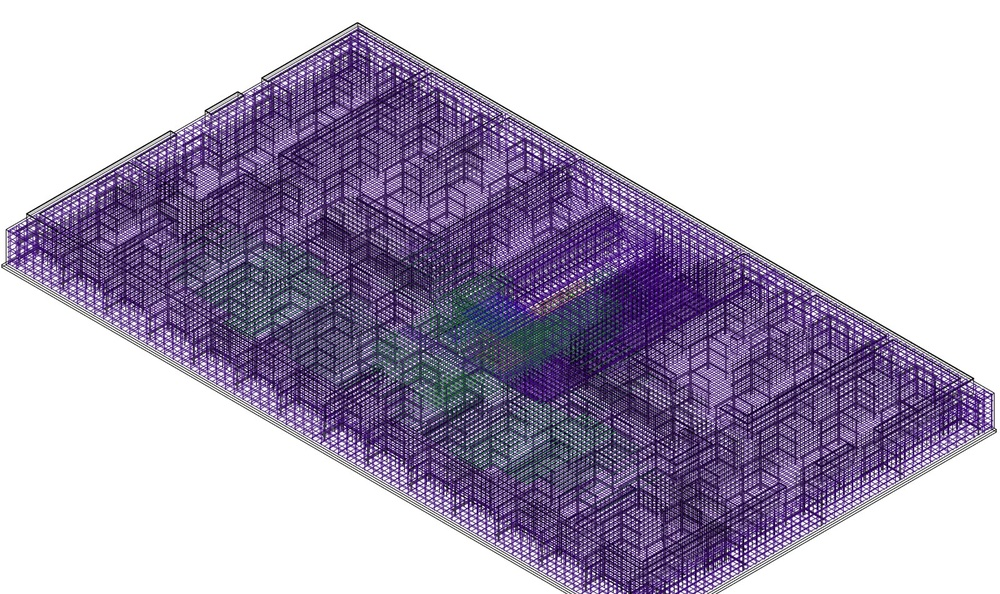
#> input picture obsidian/19_BI Group/_суреттер/S05_3D_Фм-1_арматура_бүкіл.jpg, 1000 x 594 px, shrunk from 1600 x 950 before the run
$ python tfind.py '../../obsidian/19_BI Group/_суреттер/S05_3D_Фм-1_арматура_бүкіл.jpg'
#> lines starting #> are read from the running program, lines starting #| are printed output that depends on the picture; after the words box and inside, x2 and y2 are one past the last pixel; in counts of white or black regions, pixels touching at a corner belong together
import sys
sys.stdout.reconfigure(encoding='utf-8')
from PIL import Image
import numpy as np
p = sys.argv[1]
a = np.asarray(Image.open(p).convert("L")) < 160
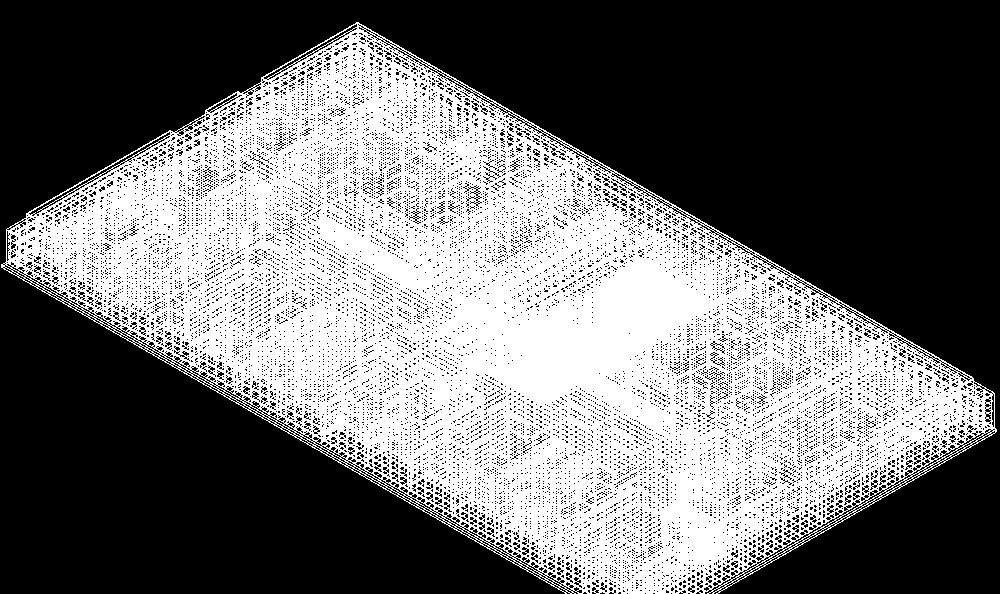
#> a: shape (594, 1000) bool; 43.3% white; 1 white region, box (x1, y1, x2, y2) and area: (1, 22, 997, 594) 256958
H, W = a.shape
#> H = 594; W = 1000
# find horizontal line segments longer than 300px
res = []
for y in range(H):
    row = a[y]
    # run-lengths
    x = 0
    while x < W:
        if row[x]:
            s = x
            while x < W and row[x]: x += 1
            if x - s > 300: res.append((y, s, x))
        else:
            x += 1
#> after the loop, res = [(327, 430, 731)]
# group by y-adjacent
groups = []
for r in res:
    if groups and r[0] - groups[-1][-1][0] <= 2 and abs(r[1]-groups[-1][-1][1])<10:
        groups[-1].append(r)
    else:
        groups.append([r])
#> this loop made 1 pass
#> after the loop, groups = [[(327, 430, 731)]]
for g in groups:
    print("y%d-%d x%d-%d" % (g[0][0], g[-1][0], g[0][1], g[0][2]))
#> this loop made 1 pass
#| y327-327 x430-731

$ run again, on obsidian/19_BI Group/_суреттер/S03_л10_узлы_стыковки_B25.png
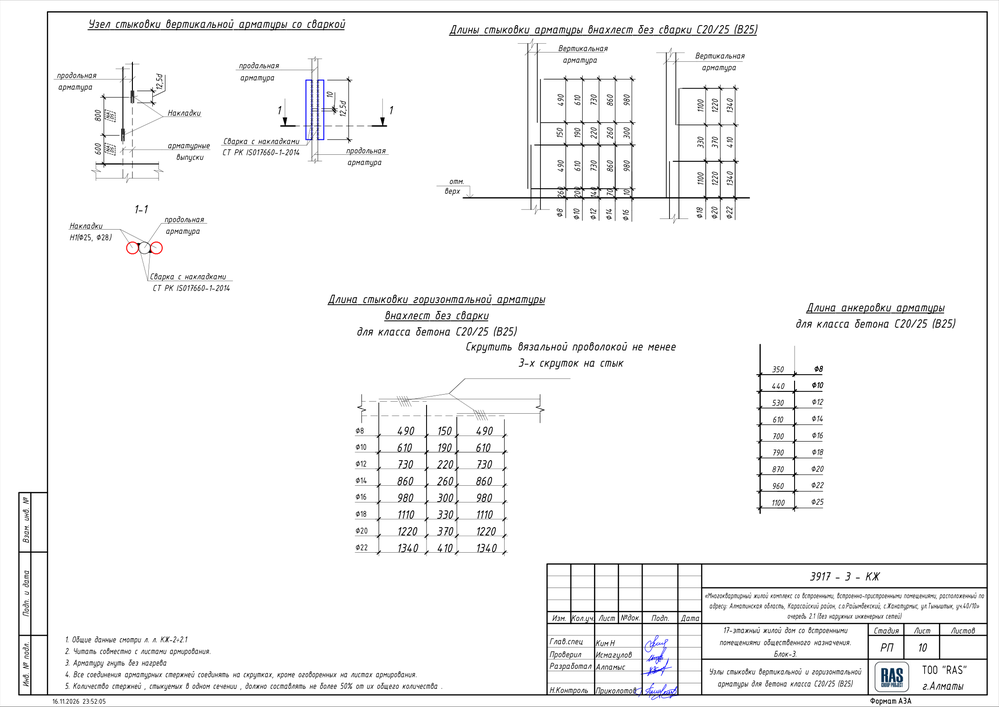
#> input picture obsidian/19_BI Group/_суреттер/S03_л10_узлы_стыковки_B25.png, 999 x 707 px, shrunk from 2150 x 1521 before the run
#> `a = np.asarray(Image.open(p).convert("L")) < 160`:
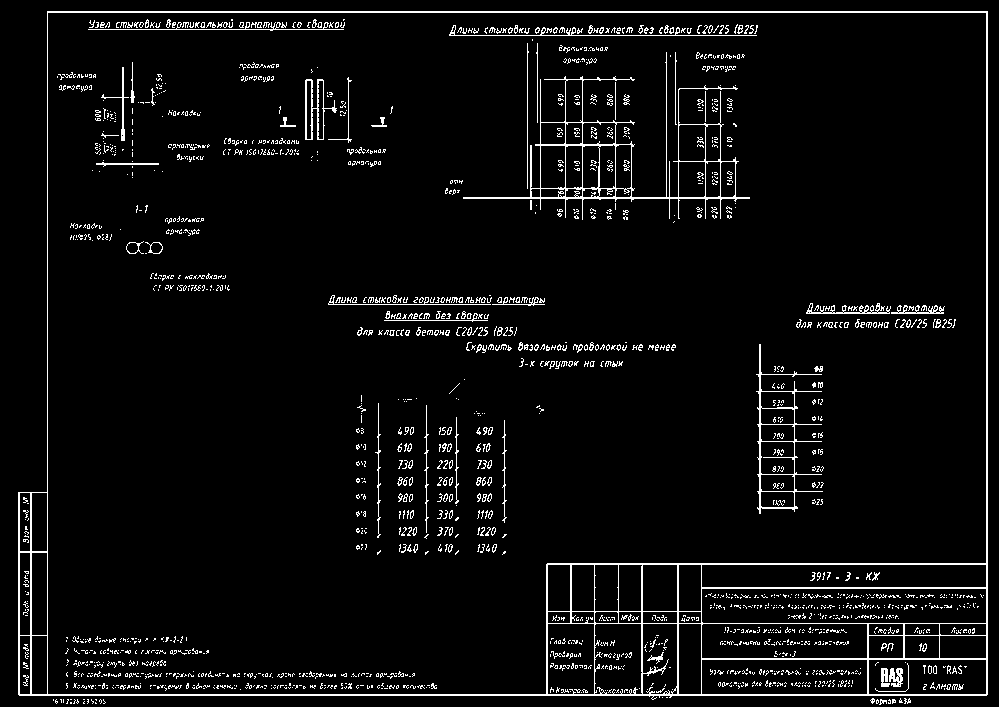
#> a: shape (707, 999) bool; 4.8% white in thin lines or dots
#> after the loop `for y in range(H):`: res = [(11, 47, 988), (12, 47, 988), (35, 449, 757), (563, 547, 988), (564, 546, 988), (623, 546, 988), (694, 18, 988), (695, 19, 987)]
#> the loop `for r in res:` made 8 passes
#> after the loop `for r in res:`: groups = [[(11, 47, 988), (12, 47, 988)], [(35, 449, 757)], [(563, 547, 988), (564, 546, 988)], [(623, 546, 988)], [(694, 18, 988), (695, 19, 987)]]
#> the loop `for g in groups:` made 5 passes
#> g on passes 1 to 5: [(11, 47, 988), (12, 47, 988)], [(35, 449, 757)], [(563, 547, 988), (564, 546, 988)], [(623, 546, 988)], [(694, 18, 988), (695, 19, 987)]
#> (printed output is left out)

$ run again, on obsidian/19_BI Group/_суреттер/S03_л12_выпуски_СЖм-1.png
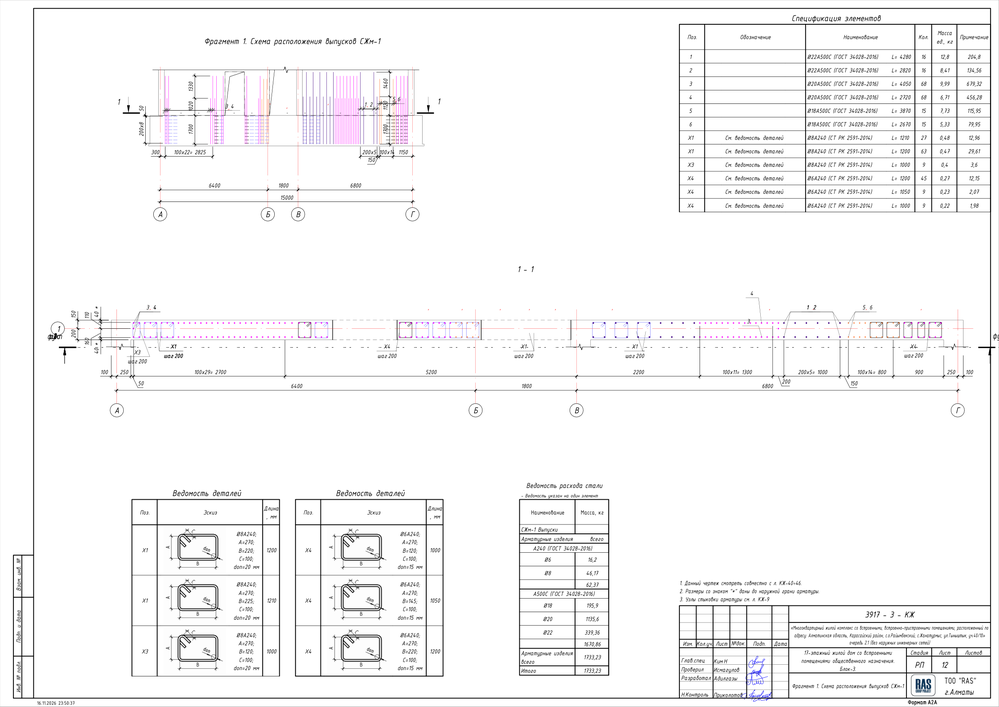
#> input picture obsidian/19_BI Group/_суреттер/S03_л12_выпуски_СЖм-1.png, 999 x 707 px, shrunk from 2222 x 1572 before the run
#> `a = np.asarray(Image.open(p).convert("L")) < 160`:
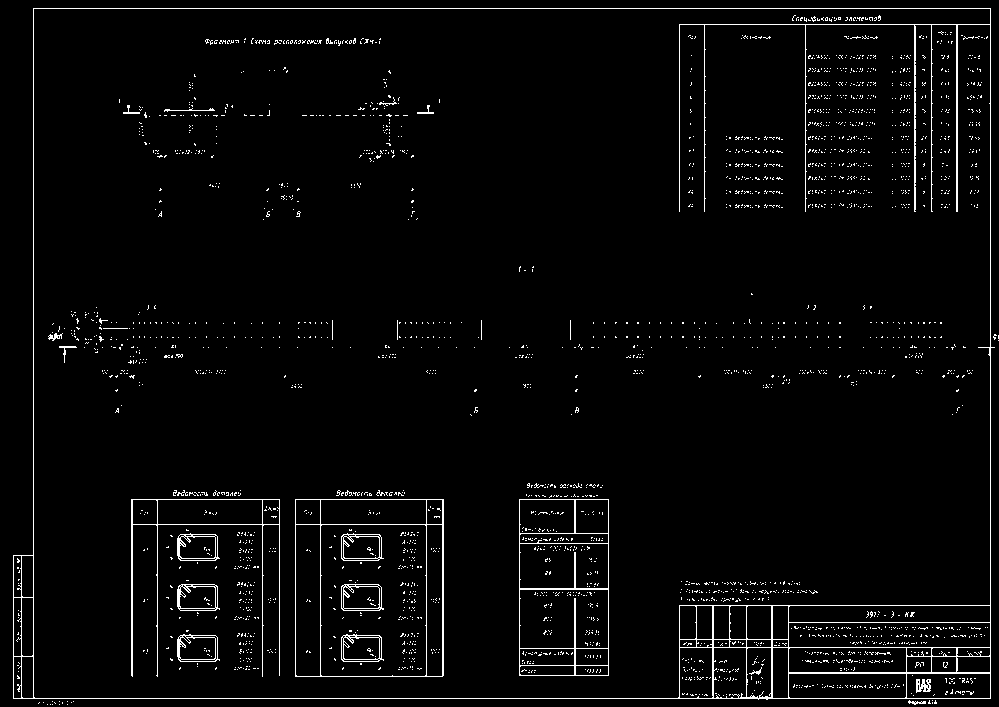
#> a: shape (707, 999) bool; 3% white in thin lines or dots
#> after the loop `for y in range(H):`: res = [(8, 33, 991), (24, 679, 991), (605, 679, 991), (647, 679, 991), (698, 13, 991)]
#> the loop `for r in res:` made 5 passes
#> after the loop `for r in res:`: groups = [[(8, 33, 991)], [(24, 679, 991)], [(605, 679, 991)], [(647, 679, 991)], [(698, 13, 991)]]
#> the loop `for g in groups:` made 5 passes
#> (printed output is left out)

$ run again, on obsidian/19_BI Group/_суреттер/S03_л248_Пм-6_основное_армирование.png
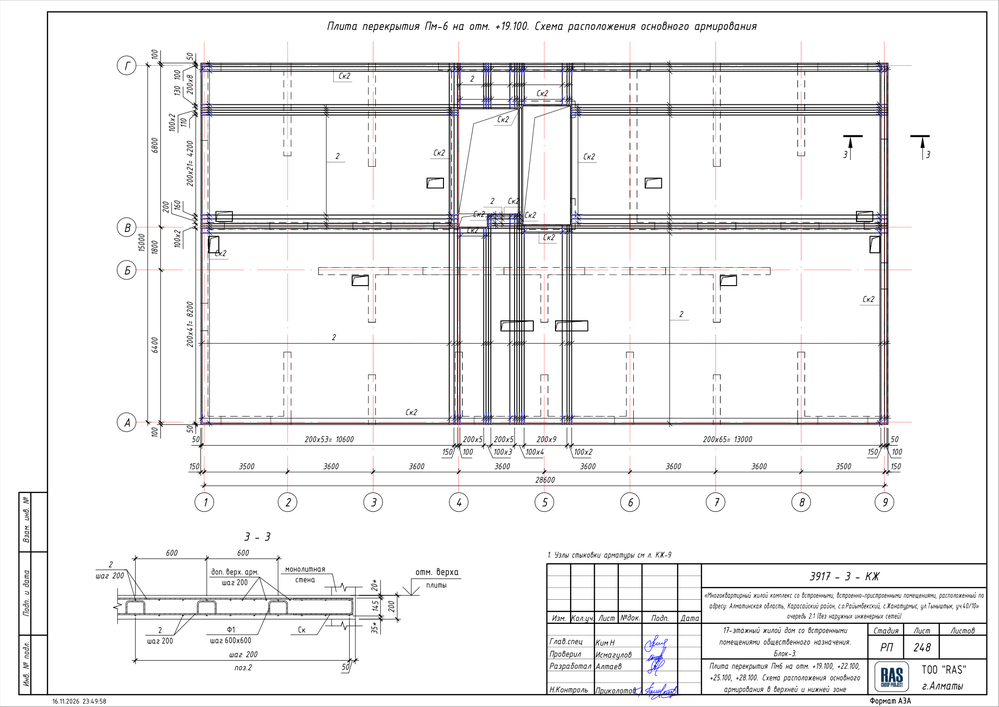
#> input picture obsidian/19_BI Group/_суреттер/S03_л248_Пм-6_основное_армирование.png, 999 x 707 px, shrunk from 2068 x 1463 before the run
#> `a = np.asarray(Image.open(p).convert("L")) < 160`:
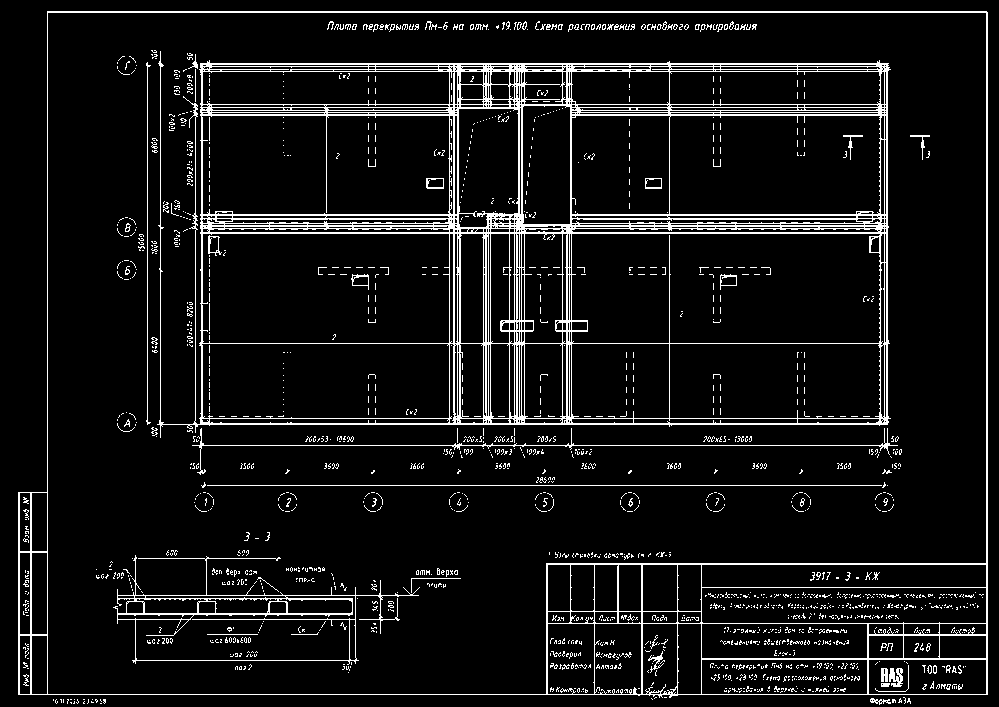
#> a: shape (707, 999) bool; 7.8% white in thin lines or dots
#> after the loop `for y in range(H):`: res = 33 items, first 6: (11, 47, 987), (12, 47, 988), (63, 200, 889), (64, 200, 888), (66, 200, 888), (71, 200, 888)
#> the loop `for r in res:` made 33 passes
#> after the loop `for r in res:`: groups = 24 items
#> the loop `for g in groups:` made 24 passes
#> g on passes 1, 2, 3, 4, 5, 6, 8, 9: [(11, 47, 987), (12, 47, 988)], [(63, 200, 889), (64, 200, 888), (66, 200, 888)], [(71, 200, 888)], [(104, 200, 888)], [(107, 200, 523)], [(107, 570, 888)], [(214, 570, 888), (215, 570, 888)], [(218, 570, 888)]
#> (printed output is left out)
